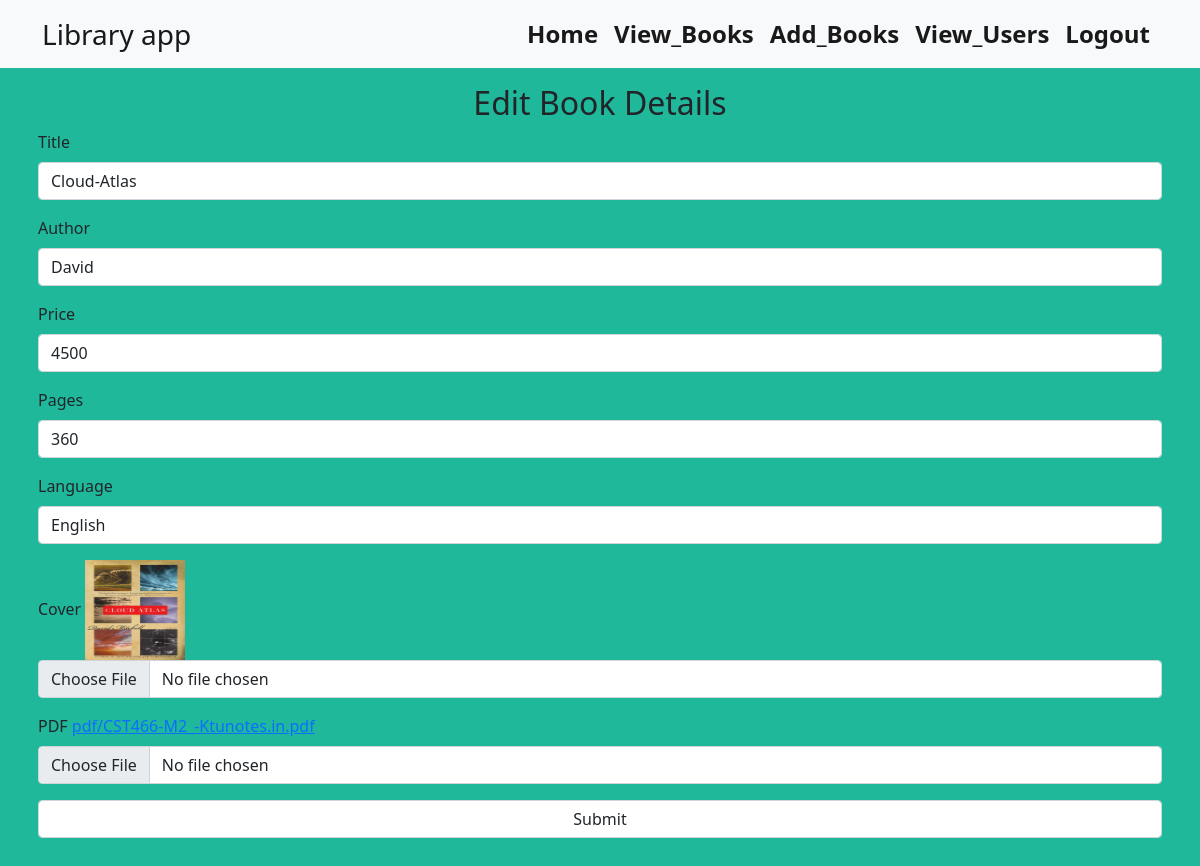
Page /edit/2 (signed in) on the committed database.
### books/models.py (models this page shows, shortened)
class Book(models.Model):
    title=models.CharField(max_length=20)
    author=models.CharField(max_length=20)
    price=models.IntegerField()
    pages=models.IntegerField()
    language=models.CharField(max_length=20)
    cover=models.ImageField(upload_to="cover")
    pdf=models.FileField(upload_to="pdf")

### books/views.py (the view, shortened to what this page needs)
# urls.py: path('edit/<int:p>',views.edit,name="edit"),
@login_required
def edit(request,p):
    k=Book.objects.get(id=p)
    context={'book':k}
    return render(request,'edit.html',context)

### templates/edit.html (shortened to what this page needs)
<!DOCTYPE html>
<link href="https://cdn.jsdelivr.net/npm/bootstrap@5.0.2/dist/css/bootstrap.min.css" rel="stylesheet">
{% extends 'base.html' %}
{% load static %}
{% block content %}
<h2 class="text-center mt-3">Edit Book Details</h2>
<div class="container px-2 mb-5">
<form method="POST" enctype="multipart/form-data">
<div class="mb-3">
  <label  class="form-label">Title</label>
  <input type="text" class="form-control" name="t" value="{{book.title}}" placeholder="Title">
</div>
<div class="mb-3">
  <label  class="form-label">Author</label>
  <input type="text" class="form-control" name="a" value="{{book.author}}" placeholder="Author">
</div>
  <div class="mb-3">
  <label  class="form-label">Price</label>
  <input type="number" class="form-control" name="p" value="{{book.price}}" placeholder="Price">
</div>
  <div class="mb-3">
  <label  class="form-label">Pages</label>
  <input type="number" class="form-control" name="pa" value="{{book.pages}}"  placeholder="Pages">
</div>
  <div class="mb-3">
  <label  class="form-label">Language</label>
  <input type="text" class="form-control" name="l" value="{{book.language}}" placeholder="Language">
</div>
    <div class="mb-3">
  <label  class="form-label">Cover</label>
      <img src="{{book.cover.url}}" height="100px" width="100px">
  <input type="file" class="form-control" name="i">
</div>
    <div class="mb-3">
  <label  class="form-label">PDF</label>
      <a href="{{book.pdf.url}}">{{book.pdf}}</a>
  <input type="file" class="form-control" name="f">
</div>
  <div class="mb-3">
    <input type="submit" class="form-control">
  </div>
</form>
  </div>
{% endblock %}

### static/css/style.css (style rules this page uses)
body { background-color:rgb(31, 184, 155); text-color:white; }

### rows in the picture
Book: t "Cloud-Atlas", a "David", p "4500", pa "360", l "English", cover (picture), pdf "pdf/CST466-M2_-Ktunotes.in.pdf"
